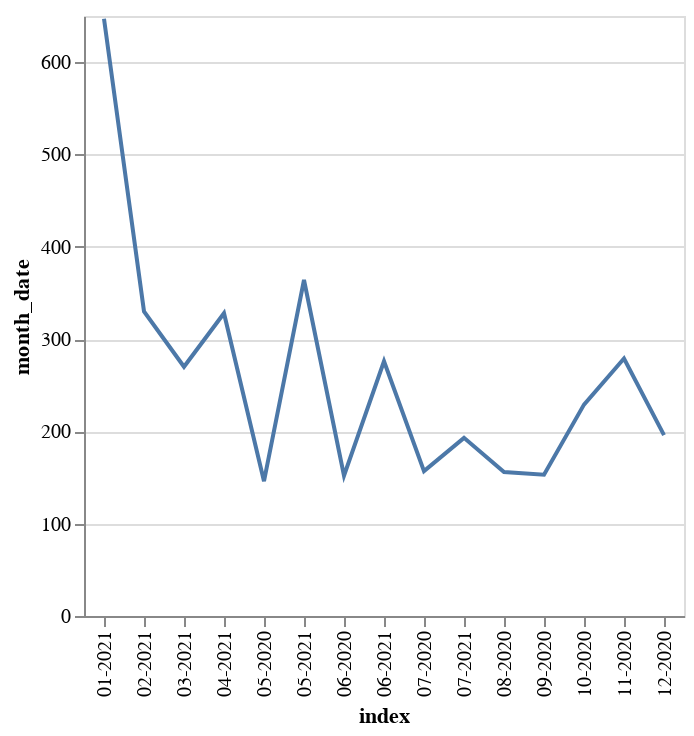

Write notebook code for a chart like this one.
### Code cell
import altair as alt
alt.Chart(joined).mark_line().encode(
    x='index',
    y='month_date'
)

### Figure 1 — Vega-Lite specification as saved in the notebook (floating-point values rounded to 4 significant figures)
{"config": {"view": {"continuousWidth": 400, "continuousHeight": 300}}, "data": {"name": "data-b851b814e49b0219d2a10e26a20af739"}, "mark": "line", "encoding": {"x": {"type": "nominal", "field": "index"}, "y": {"type": "quantitative", "field": "month_date"}}, "$schema": "https://vega.github.io/schema/vega-lite/v4.8.1.json", "datasets": {"data-b851b814e49b0219d2a10e26a20af739": [{"index": "01-2021", "month_date": 647}, {"index": "05-2021", "month_date": 364}, {"index": "02-2021", "month_date": 330}, {"index": "04-2021", "month_date": 328}, {"index": "11-2020", "month_date": 279}, {"index": "06-2021", "month_date": 276}, {"index": "03-2021", "month_date": 270}, {"index": "10-2020", "month_date": 229}, {"index": "12-2020", "month_date": 196}, {"index": "07-2021", "month_date": 193}, {"index": "07-2020", "month_date": 157}, {"index": "08-2020", "month_date": 156}, {"index": "09-2020", "month_date": 153}, {"index": "06-2020", "month_date": 152}, {"index": "05-2020", "month_date": 146}]}}
